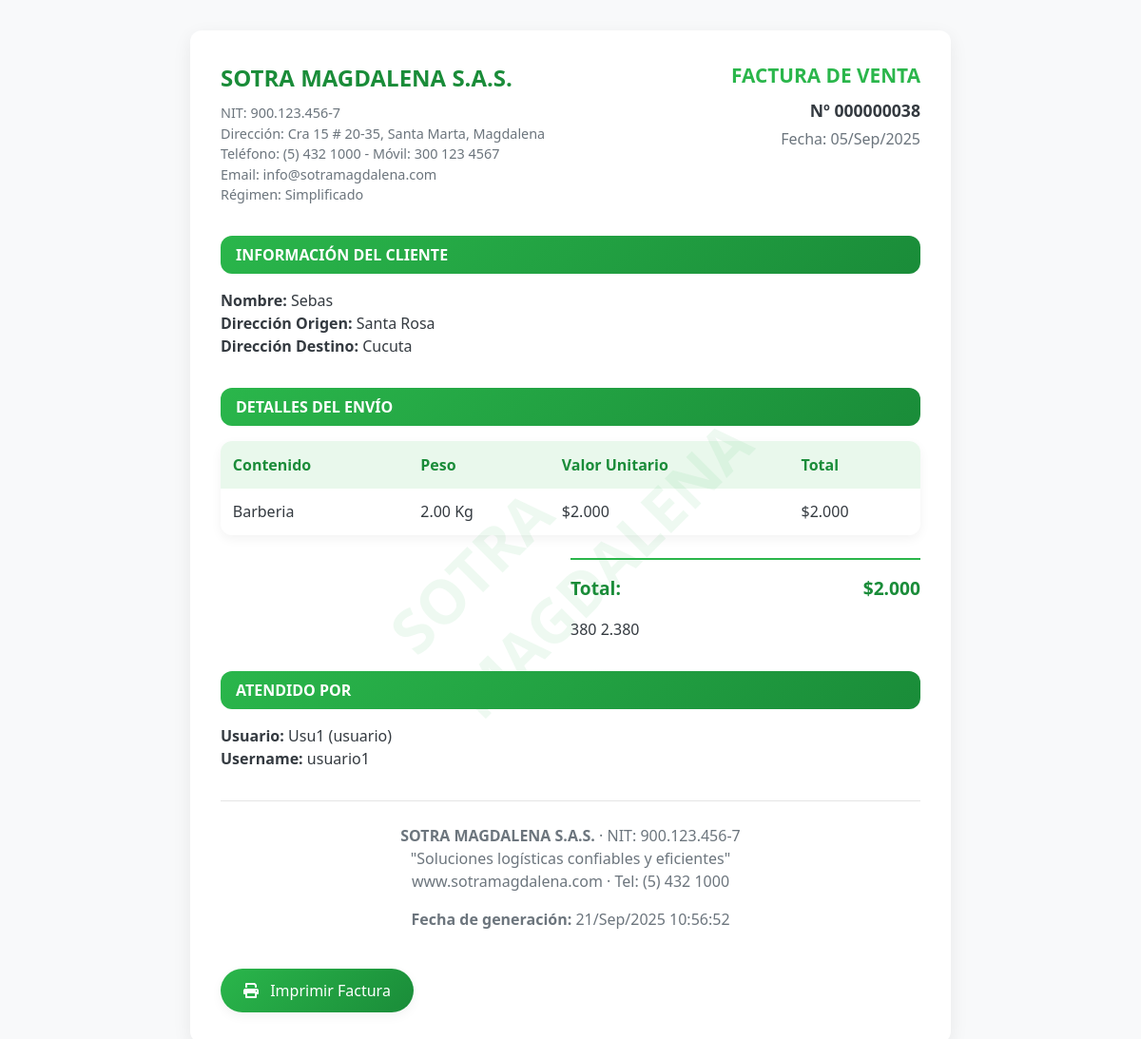
The app's page /pages/paquetes/factPesoAdm.php?id=38 (signed in) with its own data.
### tables this page shows
CREATE TABLE `enviosxpeso` (
  `id` int(11) NOT NULL,
  `nombre_cliente` varchar(100) NOT NULL,
  `direccion_origen` varchar(255) NOT NULL,
  `direccion_destino` varchar(255) NOT NULL,
  `contenido` varchar(255) NOT NULL,
  `peso` decimal(10,2) NOT NULL,
  `fecha_registro` timestamp NOT NULL DEFAULT current_timestamp(),
  `precio` decimal(10,2) NOT NULL,
  `usuario_id` int(11) DEFAULT NULL
);

CREATE TABLE `usuarios` (
  `id` int(11) NOT NULL,
  `nombre` varchar(100) NOT NULL,
  `username` varchar(50) NOT NULL,
  `password` varchar(255) NOT NULL,
  `rol` enum('usuario','administrador') NOT NULL DEFAULT 'usuario',
  `estado` tinyint(1) DEFAULT 1
);

### pages/paquetes/factPesoAdm.php (the view, shortened to what this page needs)
<?php
$servername = "localhost";
$username   = "root";
$password   = "";
$dbname     = "enviosdb";
$conn = new mysqli($servername, $username, $password, $dbname);
$id_envio = intval($_GET['id']);
$sql = "SELECT e.*, u.nombre AS usuario_nombre, u.username, u.rol
        FROM enviosxpeso e
        INNER JOIN usuarios u ON e.usuario_id = u.id
        WHERE e.id = $id_envio
        LIMIT 1";
$result = $conn->query($sql);
$envio = $result->fetch_assoc();
?>
<!DOCTYPE html>
<html lang="es">
<head>
    <link href="https://cdn.jsdelivr.net/npm/bootstrap@5.3.0/dist/css/bootstrap.min.css" rel="stylesheet">
    <link rel="stylesheet" href="https://cdnjs.cloudflare.com/ajax/libs/font-awesome/6.0.0/css/all.min.css">
    <link rel="stylesheet" href="../../css/pages/paquetes/styleFactPesoAdm.css">
</head>
<body>
    <div class="invoice-container">
        <div class="watermark">SOTRA MAGDALENA</div>
        <div class="invoice-header">
            <div class="company-info">
                <div class="company-name">SOTRA MAGDALENA S.A.S.</div>
                <div class="company-details">
                    NIT: 900.123.456-7<br>
                    Dirección: Cra 15 # 20-35, Santa Marta, Magdalena<br>
                    Teléfono: (5) 432 1000 - Móvil: 300 123 4567<br>
                    Email: info@sotramagdalena.com<br>
                    Régimen: Simplificado
                </div>
            </div>
            <div class="invoice-info">
                <div class="invoice-title">FACTURA DE VENTA</div>
                <div class="invoice-number">Nº <?= str_pad($envio['id'], 9, "0", STR_PAD_LEFT) ?></div>
                <div class="invoice-date">Fecha: <?= date("d/M/Y", strtotime($envio['fecha_registro'])) ?></div>
            </div>
        </div>
        <div class="client-info">
            <div class="section-title">INFORMACIÓN DEL CLIENTE</div>
            <p>
                <strong>Nombre:</strong> <?= htmlspecialchars($envio['nombre_cliente']) ?><br>
                <strong>Dirección Origen:</strong> <?= htmlspecialchars($envio['direccion_origen']) ?><br>
                <strong>Dirección Destino:</strong> <?= htmlspecialchars($envio['direccion_destino']) ?><br>
            </p>
        </div>
        <div class="invoice-details">
            <div class="section-title">DETALLES DEL ENVÍO</div>
            <table>
                <thead>
                    <tr>
                        <th>Contenido</th>
                        <th>Peso</th>
                        <th>Valor Unitario</th>
                        <th>Total</th>
                    </tr>
                </thead>
                <tbody>
                    <tr>
                        <td><?= htmlspecialchars($envio['contenido']) ?></td>
                        <td><?= number_format($envio['peso'], 2) ?> Kg</td>
                        <td>$<?= number_format($envio['precio'], 0, ',', '.') ?></td>
                        <td>$<?= number_format($envio['precio'], 0, ',', '.') ?></td>
                    </tr>
                </tbody>
            </table>
            <div class="totals">
                <p><strong>Total:</strong> <span>$<?= number_format($envio['precio'], 0, ',', '.') ?></span></p>
                <?= number_format($envio['precio'] * 0.19, 0, ',', '.') ?>
                <?= number_format($envio['precio'] * 1.19, 0, ',', '.') ?>
            </div>
        </div>
        <div class="user-info">
            <div class="section-title">ATENDIDO POR</div>
            <p>
                <strong>Usuario:</strong> <?= htmlspecialchars($envio['usuario_nombre']) ?> (<?= htmlspecialchars($envio['rol']) ?>)<br>
                <strong>Username:</strong> <?= htmlspecialchars($envio['username']) ?>
            </p>
        </div>
        <div class="footer">
            <p><strong>SOTRA MAGDALENA S.A.S.</strong> · NIT: 900.123.456-7<br>
                "Soluciones logísticas confiables y eficientes"<br>
                www.sotramagdalena.com · Tel: (5) 432 1000</p>
            <p><strong>Fecha de generación:</strong> <?= date("d/M/Y H:i:s") ?></p>
        </div>
        <button class="print-btn" onclick="window.print()">
            <i class="fas fa-print me-2"></i> Imprimir Factura
        </button>
    </div>
</body>
</html>

### css/pages/paquetes/styleFactPesoAdm.css (style rules this page uses)
:root { --primary-color: #2ab64b; --primary-dark: #1a8c39; --secondary-color: #c2db34; --accent-color: #3ce745; --primary-gradient: linear-gradient(135deg, var(--primary-color), var(--primary-dark)); --secondary-gradient: linear-gradient(135deg, var(--secondary-color), #a8c41c); --accent-gradient: linear-gradient(135deg, var(--accent-color), #2bc034); --light-bg: #f8f9fa; --card-bg: #ffffff; --text-dark: #343a40; --text-muted: #6c757d; --border-radius: 12px; --shadow-sm: 0 4px 12px rgba(0, 0, 0, 0.05); --shadow-md: 0 6px 20px rgba(0, 0, 0, 0.07); --transition: all 0.3s ease; }
body { background-color: var(--light-bg); color: var(--text-dark); font-family: 'Segoe UI', Tahoma, Geneva, Verdana, sans-serif; padding: 2rem 0; }
.invoice-container { max-width: 800px; margin: 0 auto; background: var(--card-bg); border-radius: var(--border-radius); box-shadow: var(--shadow-md); padding: 2rem; position: relative; overflow: hidden; }
.watermark { position: absolute; top: 50%; left: 50%; transform: translate(-50%, -50%) rotate(-45deg); font-size: 4rem; font-weight: 800; color: rgba(42, 182, 75, 0.08); z-index: 0; pointer-events: none; user-select: none; }
.invoice-header { display: flex; justify-content: space-between; margin-bottom: 2rem; position: relative; z-index: 1; }
.company-info { flex: 1; }
.company-name { font-size: 1.5rem; font-weight: 700; color: var(--primary-dark); margin-bottom: 0.5rem; }
.company-details { color: var(--text-muted); font-size: 0.9rem; }
.invoice-info { text-align: right; }
.invoice-title { font-size: 1.3rem; font-weight: 700; color: var(--primary-color); margin-bottom: 0.5rem; }
.invoice-number { font-size: 1.1rem; font-weight: 600; margin-bottom: 0.3rem; }
.invoice-date { color: var(--text-muted); margin-bottom: 0.3rem; }
.section-title { background: var(--primary-gradient); color: white; padding: 0.5rem 1rem; border-radius: var(--border-radius); margin-bottom: 1rem; font-weight: 600; }
.client-info, .invoice-details, .user-info { margin-bottom: 2rem; position: relative; z-index: 1; }
table { width: 100%; border-collapse: collapse; margin-bottom: 1.5rem; box-shadow: var(--shadow-sm); border-radius: var(--border-radius); overflow: hidden; }
table th { background-color: rgba(42, 182, 75, 0.1); padding: 0.8rem; text-align: left; font-weight: 600; color: var(--primary-dark); }
table td { padding: 0.8rem; border-bottom: 1px solid rgba(0, 0, 0, 0.05); }
table tr:last-child td { border-bottom: none; }
.totals { width: 50%; margin-left: auto; }
.totals p { display: flex; justify-content: space-between; padding: 0.5rem 0; margin-bottom: 0.5rem; }
.totals p:last-child { font-weight: 700; font-size: 1.2rem; color: var(--primary-dark); border-top: 2px solid var(--primary-color); margin-top: 0.5rem; padding-top: 1rem; }
.footer { text-align: center; margin-top: 2rem; padding-top: 1.5rem; border-top: 1px solid rgba(0, 0, 0, 0.1); color: var(--text-muted); position: relative; z-index: 1; }
.print-btn { background: var(--primary-gradient); color: white; border: none; padding: 0.7rem 1.5rem; border-radius: 50px; font-weight: 500; margin-right: 1rem; margin-top: 1.5rem; cursor: pointer; transition: var(--transition); box-shadow: var(--shadow-sm); }

### records on screen
enviosxpeso: id "000000038", fecha_registro "05/Sep/2025", nombre_cliente "Sebas", direccion_origen "Santa Rosa", direccion_destino "Cucuta", contenido "Barberia", peso "2.00", precio "2.000", $envio['precio']*0.19 "380", $envio['precio']*1.19 "2.380", usuario.nombre "Usu1", usuario.rol "usuario", usuario.username "usuario1"
